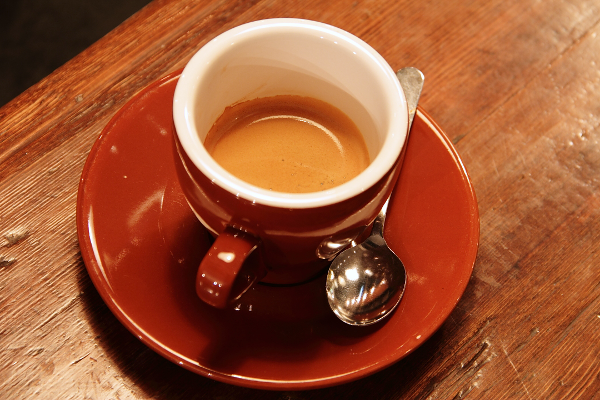
#> input picture week1/data/input_images/vision_lab_input.png, 600 x 400 px; its folder holds only this picture in this run
$ python lab1_point_operations.py --input ../data/input_images/vision_lab_input.png
#> lines starting #> are read from the running program, lines starting #| are printed output that depends on the picture; after the words box and inside, x2 and y2 are one past the last pixel; in counts of white or black regions, pixels touching at a corner belong together
#> in run_experiment, original is the input picture: shape (400, 600, 3); mean B, G, R 51.5, 85.8, 158.6
from __future__ import annotations

import argparse
from pathlib import Path

import cv2
import matplotlib
import numpy as np

matplotlib.use("Agg")
import matplotlib.pyplot as plt


ROOT = Path(__file__).resolve().parent
DATA_DIR = ROOT.parent / "data"
DEFAULT_INPUT = DATA_DIR / "input_images" / "vision_lab_input.png"
DEFAULT_OUTPUT_DIR = DATA_DIR / "outputs"


def to_grayscale(image: np.ndarray) -> np.ndarray:
    """Convert a BGR/BGRA/color or grayscale image to uint8 grayscale."""
    if image is None:
        raise ValueError("image must not be None")
    if image.ndim == 2:
        return _as_uint8(image)
    if image.ndim != 3:
        raise ValueError(f"expected a 2-D or 3-D image, got shape {image.shape}")
    if image.shape[2] == 3:
        return cv2.cvtColor(_as_uint8(image), cv2.COLOR_BGR2GRAY)
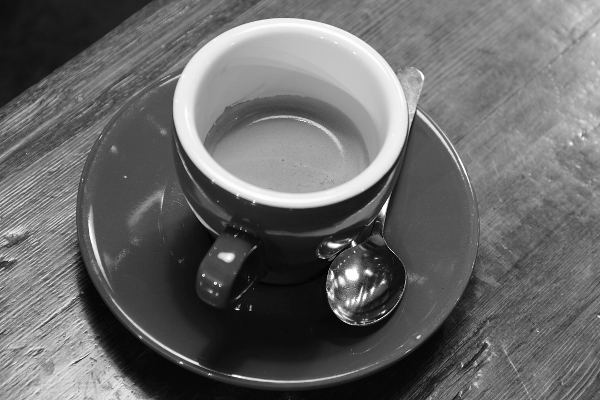
#> returned value: shape (400, 600); min 0, max 255, mean 103.7
    if image.shape[2] == 4:
        return cv2.cvtColor(_as_uint8(image), cv2.COLOR_BGRA2GRAY)
    raise ValueError(f"expected 3 or 4 color channels, got {image.shape[2]}")


def gray_inversion(gray: np.ndarray) -> np.ndarray:
    """Apply gray-level inversion: s = 255 - r."""
    return cv2.subtract(255, to_grayscale(gray))
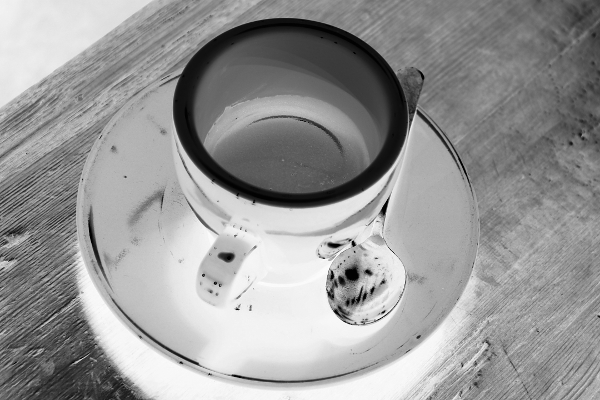
#> returned value: shape (400, 600); min 0, max 255, mean 151.3


def threshold_image(gray: np.ndarray, threshold: int = 127) -> np.ndarray:
    """Apply binary thresholding with output values 0 and 255."""
#> called with threshold = 127
    if not 0 <= threshold <= 255:
        raise ValueError("threshold must be in [0, 255]")
    _, result = cv2.threshold(to_grayscale(gray), threshold, 255, cv2.THRESH_BINARY)
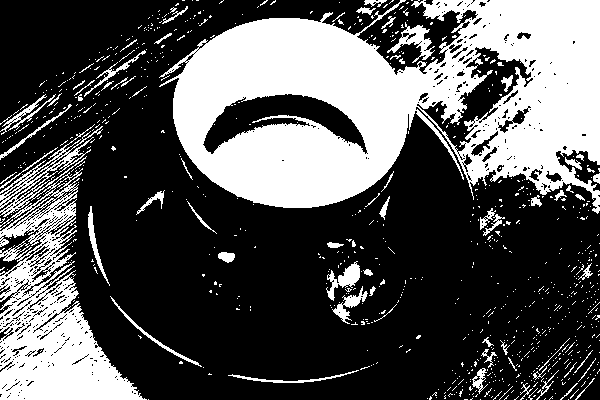
#> result: shape (400, 600); 33.5% white; 822 white regions (753 under 20 px), largest, box (x1, y1, x2, y2) and area: (159, 0, 600, 214) 55936, (0, 124, 147, 400) 15688, (387, 22, 435, 63) 609
    return result


def equalize_histogram(gray: np.ndarray) -> np.ndarray:
    """Apply global histogram equalization to a grayscale image."""
    return cv2.equalizeHist(to_grayscale(gray))
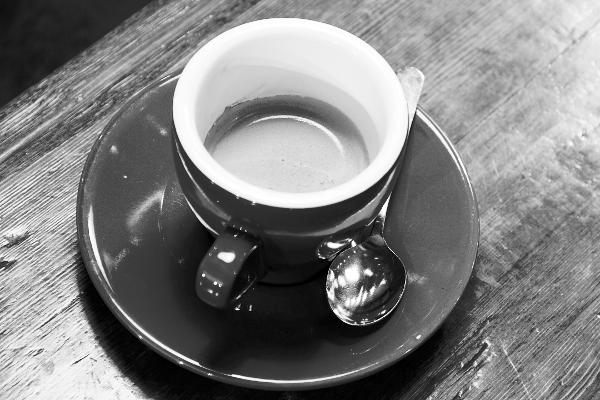
#> returned value: shape (400, 600); min 0, max 255, mean 128.2


def apply_pseudocolor(gray: np.ndarray, colormap: int = cv2.COLORMAP_JET) -> np.ndarray:
    """Map a grayscale image to pseudocolor using an OpenCV colormap."""
#> called with colormap = 2
    return cv2.applyColorMap(to_grayscale(gray), colormap)
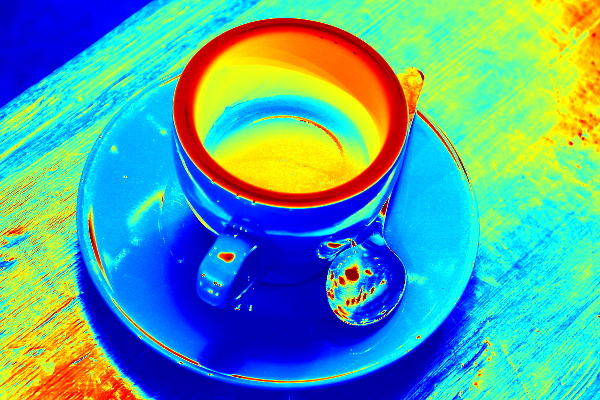
#> returned value: shape (400, 600, 3); mean of channels 0, 1, 2 159.2, 164.1, 85.2; drawn as B, G, R


# [54 lines left out: function ensure_default_input, not called in this run]


def run_experiment(
    input_path: Path | None = None,
    output_dir: Path = DEFAULT_OUTPUT_DIR,
    threshold: int = 127,
) -> dict[str, Path]:
    """Run every operation required by the PPT and save result images."""
    if input_path is None:
        input_path = ensure_default_input()
    input_path = Path(input_path)
    output_dir = Path(output_dir)
    output_dir.mkdir(parents=True, exist_ok=True)

    original = cv2.imread(str(input_path), cv2.IMREAD_COLOR)
    if original is None:
        raise FileNotFoundError(f"could not read image: {input_path}")

    gray = to_grayscale(original)
    inverted = gray_inversion(gray)
    thresholded = threshold_image(gray, threshold)
    equalized = equalize_histogram(gray)
    pseudocolor = apply_pseudocolor(gray)

    paths = {
        "original": output_dir / "01_original_color.png",
        "gray": output_dir / "02_grayscale.png",
        "inverted": output_dir / "03_gray_inversion.png",
        "threshold": output_dir / "04_threshold_binary.png",
        "equalized": output_dir / "05_histogram_equalized.png",
        "pseudocolor": output_dir / "06_pseudocolor.png",
        "histogram": output_dir / "07_histogram_comparison.png",
        "all_results": output_dir / "08_all_results.png",
    }

    _write_image(paths["original"], original)
    _write_image(paths["gray"], gray)
    _write_image(paths["inverted"], inverted)
    _write_image(paths["threshold"], thresholded)
    _write_image(paths["equalized"], equalized)
    _write_image(paths["pseudocolor"], pseudocolor)
    plot_histogram_comparison(gray, equalized, paths["histogram"])
    plot_all_results(original, gray, inverted, thresholded, equalized, pseudocolor, paths["all_results"])
    return paths


def plot_histogram_comparison(gray: np.ndarray, equalized: np.ndarray, output_path: Path) -> None:
    fig, axes = plt.subplots(1, 2, figsize=(10, 4), dpi=150)
    axes[0].hist(gray.ravel(), bins=256, range=(0, 256), color="#4c78a8")
    axes[0].set_title("Original Histogram")
    axes[0].set_xlim(0, 255)
    axes[0].set_xlabel("Gray Level")
    axes[0].set_ylabel("Pixel Count")

    axes[1].hist(equalized.ravel(), bins=256, range=(0, 256), color="#f58518")
    axes[1].set_title("Equalized Histogram")
    axes[1].set_xlim(0, 255)
    axes[1].set_xlabel("Gray Level")
    axes[1].set_ylabel("Pixel Count")

    fig.tight_layout()
    fig.savefig(output_path)
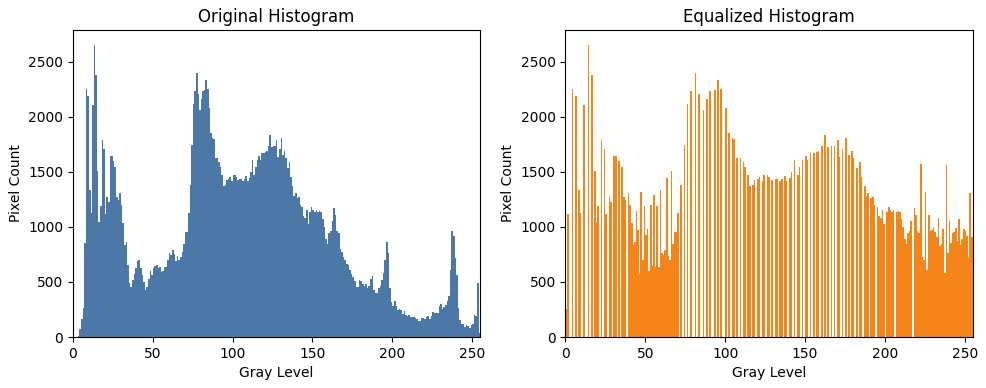
#> figure drawn by matplotlib, 2 panels; panel 1: tallest bar 2655 high, from x = 13 to 14; panel 2: tallest bar 2655 high, from x = 14 to 15
    plt.close(fig)


def plot_all_results(
    original: np.ndarray,
    gray: np.ndarray,
    inverted: np.ndarray,
    thresholded: np.ndarray,
    equalized: np.ndarray,
    pseudocolor: np.ndarray,
    output_path: Path,
) -> None:
    fig, axes = plt.subplots(2, 3, figsize=(12, 8), dpi=150)
    items = [
        ("Original Color", cv2.cvtColor(original, cv2.COLOR_BGR2RGB), None),
        ("Grayscale", gray, "gray"),
        ("Gray Inversion", inverted, "gray"),
        ("Binary Threshold", thresholded, "gray"),
        ("Histogram Equalization", equalized, "gray"),
        ("Pseudocolor", cv2.cvtColor(pseudocolor, cv2.COLOR_BGR2RGB), None),
    ]

    for ax, (title, image, cmap) in zip(axes.ravel(), items):
        ax.imshow(image, cmap=cmap, vmin=0, vmax=255 if cmap == "gray" else None)
        ax.set_title(title)
        ax.axis("off")
#> this loop made 6 passes
#> (title, cmap) on passes 1 to 6: ('Original Color', None), ('Grayscale', 'gray'), ('Gray Inversion', 'gray'), ('Binary Threshold', 'gray'), ('Histogram Equalization', 'gray'), ('Pseudocolor', None)

    fig.tight_layout()
    fig.savefig(output_path)
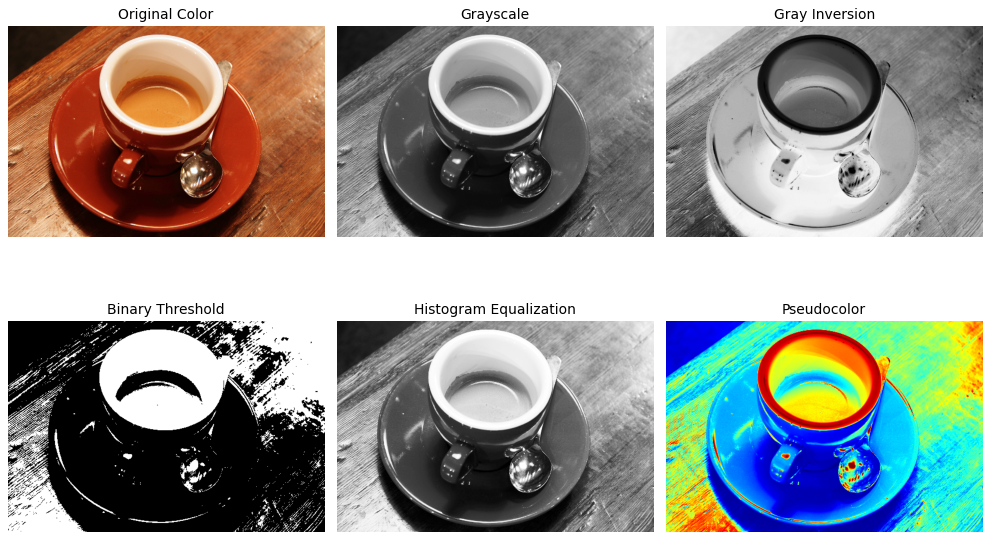
#> figure drawn by matplotlib, 6 panels
    plt.close(fig)


def _as_uint8(image: np.ndarray) -> np.ndarray:
    if image.dtype == np.uint8:
        return image.copy()
    clipped = np.clip(image, 0, 255)
    return clipped.astype(np.uint8)


def _write_image(path: Path, image: np.ndarray) -> None:
    path.parent.mkdir(parents=True, exist_ok=True)
    ok = cv2.imwrite(str(path), image)
    if not ok:
        raise OSError(f"failed to write image: {path}")


def parse_args() -> argparse.Namespace:
    parser = argparse.ArgumentParser(description="Lab 1: spatial-domain point operations.")
    parser.add_argument("--input", type=Path, default=None, help="Input image path.")
    parser.add_argument("--output-dir", type=Path, default=DEFAULT_OUTPUT_DIR, help="Directory for results.")
    parser.add_argument("--threshold", type=int, default=127, help="Binary threshold in [0, 255].")
    return parser.parse_args()


def main() -> None:
    args = parse_args()
    input_path = args.input if args.input is not None else ensure_default_input()
    paths = run_experiment(input_path=input_path, output_dir=args.output_dir, threshold=args.threshold)
    print(f"Input image: {input_path}")
    print(f"Threshold: {args.threshold}")
    print("Generated files:")
    for name, path in paths.items():
        print(f"- {name}: {path}")


if __name__ == "__main__":
    main()
